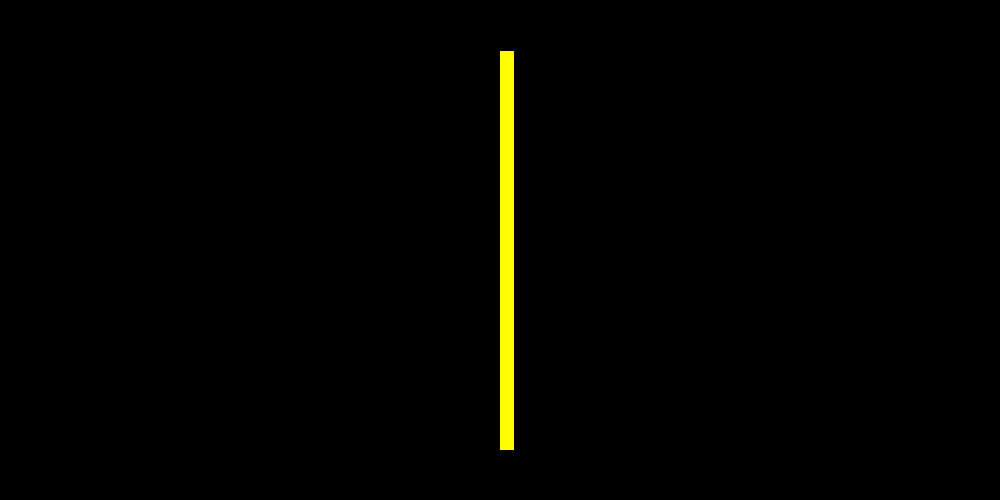
Frame 1 (no input)
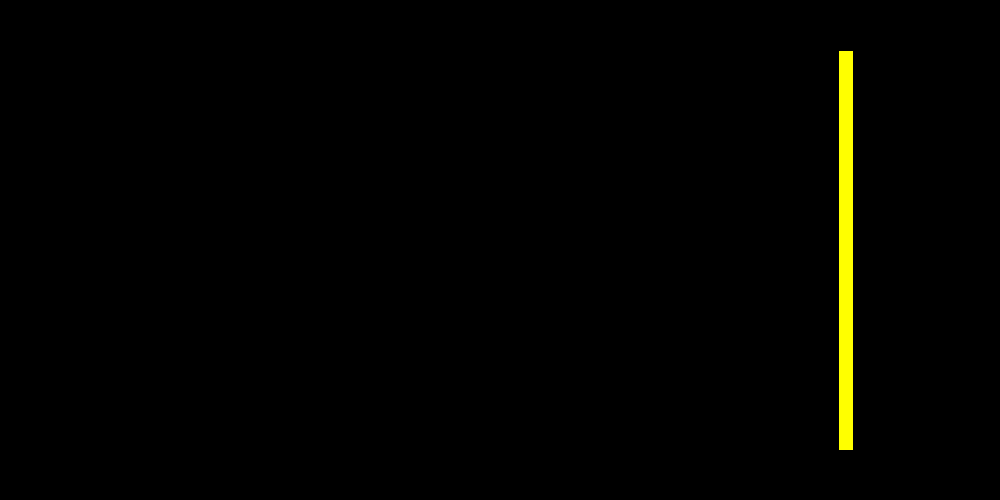
Frame 60 (the mouse pressed at the canvas centre just before this capture)
Frame 120 (the mouse held since frame 60 and released just before this capture): identical to frame 60, image omitted

The Processing sketch that drew these frames (run headless with seeded random() and noise(); from frame 60 on, the mouse is pressed at the canvas centre):

// Processing sketch: sin_waves
// ── sin_waves.pde
void setup() {
  size(1000, 500);
  fill(#FFFF00);
  rectMode(CENTER);
}

void draw() {
  background(0);
  translate(width/2, height/2);

  float deg = radians(frameCount);
  float wave = sin(deg) * 400;
  rect(wave, 0, 15, 400);
}
